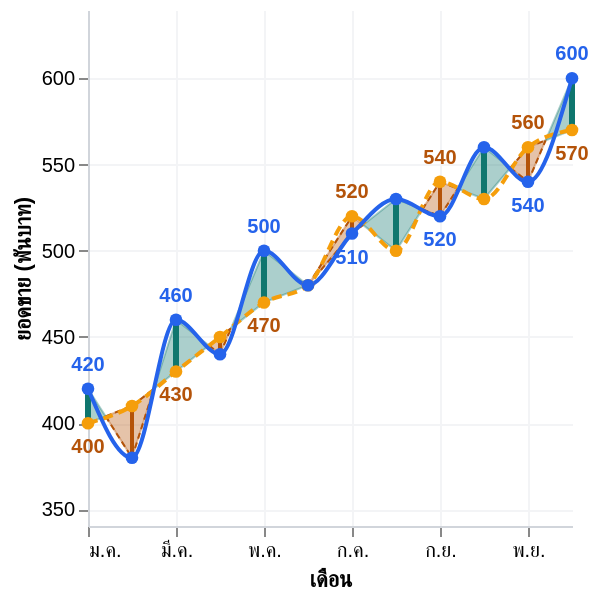

Describe this chart as a Vega-Lite specification.
### Vega-Lite specification from a JSON file in a GitHub repository (floating-point values rounded to 4 significant figures)
{"$schema": "https://vega.github.io/schema/vega-lite/v6.json", "description": "Dual-Line Variance Chart - STATIC TEST variant of dual-line-variance-final.vl.json with inline data.values (the computed Workshop PlotData) for QA/browser testing outside Power BI. Do not paste this file into Deneb - use dual-line-variance-final.vl.json there (data.name=\"dataset\", no inline values).", "width": "container", "height": "container", "autosize": {"type": "fit", "contains": "padding", "resize": true}, "data": {"name": "dataset", "values": [{"Row_Type": "Original", "Category": "ม.ค.", "Sort_Order": 1, "Actual": 420, "Reference": 400, "Plot_Position": 1, "Plot_Actual": 420, "Plot_Reference": 400, "Segment_ID": null, "Run_Sign": null, "Business_Type": "Higher is Good", "Filter_Key": "ม.ค."}, {"Row_Type": "Original", "Category": "ก.พ.", "Sort_Order": 2, "Actual": 380, "Reference": 410, "Plot_Position": 2, "Plot_Actual": 380, "Plot_Reference": 410, "Segment_ID": null, "Run_Sign": null, "Business_Type": "Higher is Good", "Filter_Key": "ก.พ."}, {"Row_Type": "Original", "Category": "มี.ค.", "Sort_Order": 3, "Actual": 460, "Reference": 430, "Plot_Position": 3, "Plot_Actual": 460, "Plot_Reference": 430, "Segment_ID": null, "Run_Sign": null, "Business_Type": "Higher is Good", "Filter_Key": "มี.ค."}, {"Row_Type": "Original", "Category": "เม.ย.", "Sort_Order": 4, "Actual": 440, "Reference": 450, "Plot_Position": 4, "Plot_Actual": 440, "Plot_Reference": 450, "Segment_ID": null, "Run_Sign": null, "Business_Type": "Higher is Good", "Filter_Key": "เม.ย."}, {"Row_Type": "Original", "Category": "พ.ค.", "Sort_Order": 5, "Actual": 500, "Reference": 470, "Plot_Position": 5, "Plot_Actual": 500, "Plot_Reference": 470, "Segment_ID": null, "Run_Sign": null, "Business_Type": "Higher is Good", "Filter_Key": "พ.ค."}, {"Row_Type": "Original", "Category": "มิ.ย.", "Sort_Order": 6, "Actual": 480, "Reference": 480, "Plot_Position": 6, "Plot_Actual": 480, "Plot_Reference": 480, "Segment_ID": null, "Run_Sign": null, "Business_Type": "Higher is Good", "Filter_Key": "มิ.ย."}, {"Row_Type": "Original", "Category": "ก.ค.", "Sort_Order": 7, "Actual": 510, "Reference": 520, "Plot_Position": 7, "Plot_Actual": 510, "Plot_Reference": 520, "Segment_ID": null, "Run_Sign": null, "Business_Type": "Higher is Good", "Filter_Key": "ก.ค."}, {"Row_Type": "Original", "Category": "ส.ค.", "Sort_Order": 8, "Actual": 530, "Reference": 500, "Plot_Position": 8, "Plot_Actual": 530, "Plot_Reference": 500, "Segment_ID": null, "Run_Sign": null, "Business_Type": "Higher is Good", "Filter_Key": "ส.ค."}, {"Row_Type": "Original", "Category": "ก.ย.", "Sort_Order": 9, "Actual": 520, "Reference": 540, "Plot_Position": 9, "Plot_Actual": 520, "Plot_Reference": 540, "Segment_ID": null, "Run_Sign": null, "Business_Type": "Higher is Good", "Filter_Key": "ก.ย."}, {"Row_Type": "Original", "Category": "ต.ค.", "Sort_Order": 10, "Actual": 560, "Reference": 530, "Plot_Position": 10, "Plot_Actual": 560, "Plot_Reference": 530, "Segment_ID": null, "Run_Sign": null, "Business_Type": "Higher is Good", "Filter_Key": "ต.ค."}, {"Row_Type": "Original", "Category": "พ.ย.", "Sort_Order": 11, "Actual": 540, "Reference": 560, "Plot_Position": 11, "Plot_Actual": 540, "Plot_Reference": 560, "Segment_ID": null, "Run_Sign": null, "Business_Type": "Higher is Good", "Filter_Key": "พ.ย."}, {"Row_Type": "Original", "Category": "ธ.ค.", "Sort_Order": 12, "Actual": 600, "Reference": 570, "Plot_Position": 12, "Plot_Actual": 600, "Plot_Reference": 570, "Segment_ID": null, "Run_Sign": null, "Business_Type": "Higher is Good", "Filter_Key": "ธ.ค."}, {"Row_Type": "Boundary", "Category": null, "Sort_Order": null, "Actual": null, "Reference": null, "Plot_Position": 1, "Plot_Actual": 420, "Plot_Reference": 400, "Segment_ID": "0-a", "Run_Sign": 1, "Business_Type": "Higher is Good", "Filter_Key": "ม.ค."}, {"Row_Type": "Crossing", "Category": null, "Sort_Order": null, "Actual": null, "Reference": null, "Plot_Position": 1.4, "Plot_Actual": 404, "Plot_Reference": 404, "Segment_ID": "0-a", "Run_Sign": 1, "Business_Type": "Higher is Good", "Filter_Key": "ม.ค."}, {"Row_Type": "Crossing", "Category": null, "Sort_Order": null, "Actual": null, "Reference": null, "Plot_Position": 1.4, "Plot_Actual": 404, "Plot_Reference": 404, "Segment_ID": "0-b", "Run_Sign": -1, "Business_Type": "Higher is Good", "Filter_Key": "ม.ค."}, {"Row_Type": "Boundary", "Category": null, "Sort_Order": null, "Actual": null, "Reference": null, "Plot_Position": 2, "Plot_Actual": 380, "Plot_Reference": 410, "Segment_ID": "0-b", "Run_Sign": -1, "Business_Type": "Higher is Good", "Filter_Key": "ม.ค."}, {"Row_Type": "Boundary", "Category": null, "Sort_Order": null, "Actual": null, "Reference": null, "Plot_Position": 2, "Plot_Actual": 380, "Plot_Reference": 410, "Segment_ID": "1-a", "Run_Sign": -1, "Business_Type": "Higher is Good", "Filter_Key": "ก.พ."}, {"Row_Type": "Crossing", "Category": null, "Sort_Order": null, "Actual": null, "Reference": null, "Plot_Position": 2.5, "Plot_Actual": 420, "Plot_Reference": 420, "Segment_ID": "1-a", "Run_Sign": -1, "Business_Type": "Higher is Good", "Filter_Key": "ก.พ."}, {"Row_Type": "Crossing", "Category": null, "Sort_Order": null, "Actual": null, "Reference": null, "Plot_Position": 2.5, "Plot_Actual": 420, "Plot_Reference": 420, "Segment_ID": "1-b", "Run_Sign": 1, "Business_Type": "Higher is Good", "Filter_Key": "ก.พ."}, {"Row_Type": "Boundary", "Category": null, "Sort_Order": null, "Actual": null, "Reference": null, "Plot_Position": 3, "Plot_Actual": 460, "Plot_Reference": 430, "Segment_ID": "1-b", "Run_Sign": 1, "Business_Type": "Higher is Good", "Filter_Key": "ก.พ."}, {"Row_Type": "Boundary", "Category": null, "Sort_Order": null, "Actual": null, "Reference": null, "Plot_Position": 3, "Plot_Actual": 460, "Plot_Reference": 430, "Segment_ID": "2-a", "Run_Sign": 1, "Business_Type": "Higher is Good", "Filter_Key": "มี.ค."}, {"Row_Type": "Crossing", "Category": null, "Sort_Order": null, "Actual": null, "Reference": null, "Plot_Position": 3.75, "Plot_Actual": 445, "Plot_Reference": 445, "Segment_ID": "2-a", "Run_Sign": 1, "Business_Type": "Higher is Good", "Filter_Key": "มี.ค."}, {"Row_Type": "Crossing", "Category": null, "Sort_Order": null, "Actual": null, "Reference": null, "Plot_Position": 3.75, "Plot_Actual": 445, "Plot_Reference": 445, "Segment_ID": "2-b", "Run_Sign": -1, "Business_Type": "Higher is Good", "Filter_Key": "มี.ค."}, {"Row_Type": "Boundary", "Category": null, "Sort_Order": null, "Actual": null, "Reference": null, "Plot_Position": 4, "Plot_Actual": 440, "Plot_Reference": 450, "Segment_ID": "2-b", "Run_Sign": -1, "Business_Type": "Higher is Good", "Filter_Key": "มี.ค."}, {"Row_Type": "Boundary", "Category": null, "Sort_Order": null, "Actual": null, "Reference": null, "Plot_Position": 4, "Plot_Actual": 440, "Plot_Reference": 450, "Segment_ID": "3-a", "Run_Sign": -1, "Business_Type": "Higher is Good", "Filter_Key": "เม.ย."}, {"Row_Type": "Crossing", "Category": null, "Sort_Order": null, "Actual": null, "Reference": null, "Plot_Position": 4.25, "Plot_Actual": 455, "Plot_Reference": 455, "Segment_ID": "3-a", "Run_Sign": -1, "Business_Type": "Higher is Good", "Filter_Key": "เม.ย."}, {"Row_Type": "Crossing", "Category": null, "Sort_Order": null, "Actual": null, "Reference": null, "Plot_Position": 4.25, "Plot_Actual": 455, "Plot_Reference": 455, "Segment_ID": "3-b", "Run_Sign": 1, "Business_Type": "Higher is Good", "Filter_Key": "เม.ย."}, {"Row_Type": "Boundary", "Category": null, "Sort_Order": null, "Actual": null, "Reference": null, "Plot_Position": 5, "Plot_Actual": 500, "Plot_Reference": 470, "Segment_ID": "3-b", "Run_Sign": 1, "Business_Type": "Higher is Good", "Filter_Key": "เม.ย."}, {"Row_Type": "Boundary", "Category": null, "Sort_Order": null, "Actual": null, "Reference": null, "Plot_Position": 5, "Plot_Actual": 500, "Plot_Reference": 470, "Segment_ID": "4", "Run_Sign": 1, "Business_Type": "Higher is Good", "Filter_Key": "พ.ค."}, {"Row_Type": "Boundary", "Category": null, "Sort_Order": null, "Actual": null, "Reference": null, "Plot_Position": 6, "Plot_Actual": 480, "Plot_Reference": 480, "Segment_ID": "4", "Run_Sign": 1, "Business_Type": "Higher is Good", "Filter_Key": "พ.ค."}, {"Row_Type": "Boundary", "Category": null, "Sort_Order": null, "Actual": null, "Reference": null, "Plot_Position": 6, "Plot_Actual": 480, "Plot_Reference": 480, "Segment_ID": "5", "Run_Sign": -1, "Business_Type": "Higher is Good", "Filter_Key": "มิ.ย."}, {"Row_Type": "Boundary", "Category": null, "Sort_Order": null, "Actual": null, "Reference": null, "Plot_Position": 7, "Plot_Actual": 510, "Plot_Reference": 520, "Segment_ID": "5", "Run_Sign": -1, "Business_Type": "Higher is Good", "Filter_Key": "มิ.ย."}, {"Row_Type": "Boundary", "Category": null, "Sort_Order": null, "Actual": null, "Reference": null, "Plot_Position": 7, "Plot_Actual": 510, "Plot_Reference": 520, "Segment_ID": "6-a", "Run_Sign": -1, "Business_Type": "Higher is Good", "Filter_Key": "ก.ค."}, {"Row_Type": "Crossing", "Category": null, "Sort_Order": null, "Actual": null, "Reference": null, "Plot_Position": 7.25, "Plot_Actual": 515, "Plot_Reference": 515, "Segment_ID": "6-a", "Run_Sign": -1, "Business_Type": "Higher is Good", "Filter_Key": "ก.ค."}, {"Row_Type": "Crossing", "Category": null, "Sort_Order": null, "Actual": null, "Reference": null, "Plot_Position": 7.25, "Plot_Actual": 515, "Plot_Reference": 515, "Segment_ID": "6-b", "Run_Sign": 1, "Business_Type": "Higher is Good", "Filter_Key": "ก.ค."}, {"Row_Type": "Boundary", "Category": null, "Sort_Order": null, "Actual": null, "Reference": null, "Plot_Position": 8, "Plot_Actual": 530, "Plot_Reference": 500, "Segment_ID": "6-b", "Run_Sign": 1, "Business_Type": "Higher is Good", "Filter_Key": "ก.ค."}, {"Row_Type": "Boundary", "Category": null, "Sort_Order": null, "Actual": null, "Reference": null, "Plot_Position": 8, "Plot_Actual": 530, "Plot_Reference": 500, "Segment_ID": "7-a", "Run_Sign": 1, "Business_Type": "Higher is Good", "Filter_Key": "ส.ค."}, {"Row_Type": "Crossing", "Category": null, "Sort_Order": null, "Actual": null, "Reference": null, "Plot_Position": 8.6, "Plot_Actual": 524, "Plot_Reference": 524, "Segment_ID": "7-a", "Run_Sign": 1, "Business_Type": "Higher is Good", "Filter_Key": "ส.ค."}, {"Row_Type": "Crossing", "Category": null, "Sort_Order": null, "Actual": null, "Reference": null, "Plot_Position": 8.6, "Plot_Actual": 524, "Plot_Reference": 524, "Segment_ID": "7-b", "Run_Sign": -1, "Business_Type": "Higher is Good", "Filter_Key": "ส.ค."}, {"Row_Type": "Boundary", "Category": null, "Sort_Order": null, "Actual": null, "Reference": null, "Plot_Position": 9, "Plot_Actual": 520, "Plot_Reference": 540, "Segment_ID": "7-b", "Run_Sign": -1, "Business_Type": "Higher is Good", "Filter_Key": "ส.ค."}, {"Row_Type": "Boundary", "Category": null, "Sort_Order": null, "Actual": null, "Reference": null, "Plot_Position": 9, "Plot_Actual": 520, "Plot_Reference": 540, "Segment_ID": "8-a", "Run_Sign": -1, "Business_Type": "Higher is Good", "Filter_Key": "ก.ย."}, {"Row_Type": "Crossing", "Category": null, "Sort_Order": null, "Actual": null, "Reference": null, "Plot_Position": 9.4, "Plot_Actual": 536, "Plot_Reference": 536, "Segment_ID": "8-a", "Run_Sign": -1, "Business_Type": "Higher is Good", "Filter_Key": "ก.ย."}, {"Row_Type": "Crossing", "Category": null, "Sort_Order": null, "Actual": null, "Reference": null, "Plot_Position": 9.4, "Plot_Actual": 536, "Plot_Reference": 536, "Segment_ID": "8-b", "Run_Sign": 1, "Business_Type": "Higher is Good", "Filter_Key": "ก.ย."}, {"Row_Type": "Boundary", "Category": null, "Sort_Order": null, "Actual": null, "Reference": null, "Plot_Position": 10, "Plot_Actual": 560, "Plot_Reference": 530, "Segment_ID": "8-b", "Run_Sign": 1, "Business_Type": "Higher is Good", "Filter_Key": "ก.ย."}, {"Row_Type": "Boundary", "Category": null, "Sort_Order": null, "Actual": null, "Reference": null, "Plot_Position": 10, "Plot_Actual": 560, "Plot_Reference": 530, "Segment_ID": "9-a", "Run_Sign": 1, "Business_Type": "Higher is Good", "Filter_Key": "ต.ค."}, {"Row_Type": "Crossing", "Category": null, "Sort_Order": null, "Actual": null, "Reference": null, "Plot_Position": 10.6, "Plot_Actual": 548, "Plot_Reference": 548, "Segment_ID": "9-a", "Run_Sign": 1, "Business_Type": "Higher is Good", "Filter_Key": "ต.ค."}, {"Row_Type": "Crossing", "Category": null, "Sort_Order": null, "Actual": null, "Reference": null, "Plot_Position": 10.6, "Plot_Actual": 548, "Plot_Reference": 548, "Segment_ID": "9-b", "Run_Sign": -1, "Business_Type": "Higher is Good", "Filter_Key": "ต.ค."}, {"Row_Type": "Boundary", "Category": null, "Sort_Order": null, "Actual": null, "Reference": null, "Plot_Position": 11, "Plot_Actual": 540, "Plot_Reference": 560, "Segment_ID": "9-b", "Run_Sign": -1, "Business_Type": "Higher is Good", "Filter_Key": "ต.ค."}, {"Row_Type": "Boundary", "Category": null, "Sort_Order": null, "Actual": null, "Reference": null, "Plot_Position": 11, "Plot_Actual": 540, "Plot_Reference": 560, "Segment_ID": "10-a", "Run_Sign": -1, "Business_Type": "Higher is Good", "Filter_Key": "พ.ย."}, {"Row_Type": "Crossing", "Category": null, "Sort_Order": null, "Actual": null, "Reference": null, "Plot_Position": 11.4, "Plot_Actual": 564, "Plot_Reference": 564, "Segment_ID": "10-a", "Run_Sign": -1, "Business_Type": "Higher is Good", "Filter_Key": "พ.ย."}, {"Row_Type": "Crossing", "Category": null, "Sort_Order": null, "Actual": null, "Reference": null, "Plot_Position": 11.4, "Plot_Actual": 564, "Plot_Reference": 564, "Segment_ID": "10-b", "Run_Sign": 1, "Business_Type": "Higher is Good", "Filter_Key": "พ.ย."}, {"Row_Type": "Boundary", "Category": null, "Sort_Order": null, "Actual": null, "Reference": null, "Plot_Position": 12, "Plot_Actual": 600, "Plot_Reference": 570, "Segment_ID": "10-b", "Run_Sign": 1, "Business_Type": "Higher is Good", "Filter_Key": "พ.ย."}]}, "params": [{"name": "xAxisSortOrders", "expr": "pluck(data('dataset'), 'Sort_Order')"}, {"name": "xAxisCategories", "expr": "pluck(data('dataset'), 'Category')"}, {"name": "xAxisSortExtent", "expr": "extent(xAxisSortOrders)"}, {"name": "xAxisValues", "expr": "isValid(xAxisSortExtent[0]) ? sequence(xAxisSortExtent[0], xAxisSortExtent[1] + 1) : []"}, {"name": "yRawMin", "expr": "min(extent(pluck(data('dataset'), 'Plot_Actual'))[0], extent(pluck(data('dataset'), 'Plot_Reference'))[0])"}, {"name": "yRawMax", "expr": "max(extent(pluck(data('dataset'), 'Plot_Actual'))[1], extent(pluck(data('dataset'), 'Plot_Reference'))[1])"}, {"name": "yPad", "expr": "(yRawMax - yRawMin) * 0.18 || abs(yRawMax) * 0.1 || 1"}, {"name": "yDomainMin", "expr": "isFinite(yRawMin) ? yRawMin - yPad : 0"}, {"name": "yDomainMax", "expr": "isFinite(yRawMax) ? max(yRawMax + yPad, yDomainMin + 1) : 1"}], "layer": [{"name": "variance_area", "transform": [{"filter": "datum.Row_Type == 'Boundary' || datum.Row_Type == 'Crossing'"}], "mark": {"type": "area", "opacity": 0.35, "tooltip": null}, "encoding": {"x": {"field": "Plot_Position", "type": "quantitative"}, "y": {"field": "Plot_Actual", "type": "quantitative"}, "y2": {"field": "Plot_Reference"}, "detail": {"field": "Segment_ID", "type": "nominal"}, "color": {"condition": {"test": "(datum.Business_Type == 'Higher is Good' && datum.Run_Sign > 0) || (datum.Business_Type == 'Lower is Good' && datum.Run_Sign < 0)", "value": "#0F766E"}, "value": "#B45309"}, "stroke": {"condition": {"test": "(datum.Business_Type == 'Higher is Good' && datum.Run_Sign > 0) || (datum.Business_Type == 'Lower is Good' && datum.Run_Sign < 0)", "value": "#0F766E"}, "value": "#B45309"}, "strokeWidth": {"value": 1}}}, {"name": "bad_area_border_actual", "transform": [{"filter": "(datum.Row_Type == 'Boundary' || datum.Row_Type == 'Crossing') && !((datum.Business_Type == 'Higher is Good' && datum.Run_Sign > 0) || (datum.Business_Type == 'Lower is Good' && datum.Run_Sign < 0))"}], "mark": {"type": "line", "color": "#B45309", "strokeWidth": 1, "strokeDash": [3, 2], "point": false, "tooltip": null}, "encoding": {"x": {"field": "Plot_Position", "type": "quantitative"}, "y": {"field": "Plot_Actual", "type": "quantitative"}, "detail": {"field": "Segment_ID", "type": "nominal"}}}, {"name": "bad_area_border_reference", "transform": [{"filter": "(datum.Row_Type == 'Boundary' || datum.Row_Type == 'Crossing') && !((datum.Business_Type == 'Higher is Good' && datum.Run_Sign > 0) || (datum.Business_Type == 'Lower is Good' && datum.Run_Sign < 0))"}], "mark": {"type": "line", "color": "#B45309", "strokeWidth": 1, "strokeDash": [3, 2], "point": false, "tooltip": null}, "encoding": {"x": {"field": "Plot_Position", "type": "quantitative"}, "y": {"field": "Plot_Reference", "type": "quantitative"}, "detail": {"field": "Segment_ID", "type": "nominal"}}}, {"name": "connector_rule", "transform": [{"filter": "datum.Row_Type == 'Original'"}], "mark": {"type": "rule", "tooltip": null}, "encoding": {"x": {"field": "Plot_Position", "type": "quantitative"}, "y": {"field": "Plot_Actual", "type": "quantitative"}, "y2": {"field": "Plot_Reference"}, "color": {"condition": {"test": "(datum.Business_Type == 'Higher is Good' && datum.Plot_Actual > datum.Plot_Reference) || (datum.Business_Type == 'Lower is Good' && datum.Plot_Actual < datum.Plot_Reference)", "value": "#0F766E"}, "value": "#B45309"}, "strokeWidth": {"condition": {"test": "(datum.Business_Type == 'Higher is Good' && datum.Plot_Actual > datum.Plot_Reference) || (datum.Business_Type == 'Lower is Good' && datum.Plot_Actual < datum.Plot_Reference)", "value": 3}, "value": 2}, "opacity": {"condition": {"test": "((isDefined(datum.Actual__highlightStatus) && datum.Actual__highlightStatus != 'neutral') || (isDefined(datum.Reference__highlightStatus) && datum.Reference__highlightStatus != 'neutral')) && !((isDefined(datum.Actual__highlightStatus) && datum.Actual__highlightStatus == 'on' && isDefined(datum.Actual__highlight) && datum.Actual__highlight === datum.Actual) || (isDefined(datum.Reference__highlightStatus) && datum.Reference__highlightStatus == 'on' && isDefined(datum.Reference__highlight) && datum.Reference__highlight === datum.Reference))", "value": 0.5}, "value": 1}}}, {"name": "line_reference", "transform": [{"filter": "datum.Row_Type == 'Original'"}], "mark": {"type": "line", "interpolate": "monotone", "color": "#F59E0B", "strokeWidth": 2, "strokeDash": [5, 3], "point": false, "tooltip": null}, "encoding": {"x": {"field": "Plot_Position", "type": "quantitative"}, "y": {"field": "Plot_Reference", "type": "quantitative"}}}, {"name": "line_actual", "transform": [{"filter": "datum.Row_Type == 'Original'"}], "mark": {"type": "line", "interpolate": "monotone", "color": "#2563EB", "strokeWidth": 2, "point": false, "tooltip": null}, "encoding": {"x": {"field": "Plot_Position", "type": "quantitative", "title": "เดือน", "axis": {"values": {"expr": "xAxisValues"}, "labelExpr": "indexof(xAxisSortOrders, datum.value) >= 0 ? xAxisCategories[indexof(xAxisSortOrders, datum.value)] : ''", "labelLimit": 120, "labelOverlap": "greedy", "labelAngle": 0}}, "y": {"field": "Plot_Actual", "type": "quantitative", "title": "ยอดขาย (พันบาท)", "scale": {"domain": [{"expr": "yDomainMin"}, {"expr": "yDomainMax"}], "zero": false, "nice": false}}}}, {"name": "point_reference", "transform": [{"filter": "datum.Row_Type == 'Original'"}], "mark": {"type": "point", "filled": true, "size": 40, "color": "#F59E0B", "tooltip": null}, "encoding": {"x": {"field": "Plot_Position", "type": "quantitative"}, "y": {"field": "Plot_Reference", "type": "quantitative"}, "opacity": {"condition": {"test": "(isDefined(datum.Reference__highlightStatus) && (datum.Reference__highlightStatus == 'off' || (datum.Reference__highlightStatus == 'on' && isDefined(datum.Reference__highlight) && datum.Reference__highlight !== datum.Reference)))", "value": 0.5}, "value": 1}}}, {"name": "point_actual_hit_target", "transform": [{"filter": "datum.Row_Type == 'Original'"}, {"calculate": "datum.Plot_Actual - datum.Plot_Reference", "as": "Variance"}, {"calculate": "format(datum.Variance, '+,.0f')", "as": "VarianceLabel"}, {"calculate": "datum.Plot_Reference == 0 ? 'N/A (เป้าหมาย = 0)' : format(datum.Variance / datum.Plot_Reference, '+.1%')", "as": "VariancePercentLabel"}], "mark": {"type": "point", "filled": true, "size": 40, "color": "#2563EB"}, "encoding": {"x": {"field": "Plot_Position", "type": "quantitative"}, "y": {"field": "Plot_Actual", "type": "quantitative"}, "opacity": {"condition": {"test": "(isDefined(datum.Actual__highlightStatus) && (datum.Actual__highlightStatus == 'off' || (datum.Actual__highlightStatus == 'on' && isDefined(datum.Actual__highlight) && datum.Actual__highlight !== datum.Actual)))", "value": 0.5}, "value": 1}, "tooltip": [{"field": "Category", "type": "nominal", "title": "เดือน"}, {"field": "Plot_Actual", "type": "quantitative", "title": "ยอดขายจริง", "format": ",.0f"}, {"field": "Plot_Reference", "type": "quantitative", "title": "เป้าหมาย", "format": ",.0f"}, {"field": "VarianceLabel", "type": "nominal", "title": "ผลต่าง"}, {"field": "VariancePercentLabel", "type": "nominal", "title": "ผลต่าง %"}]}}, {"name": "label_actual", "transform": [{"filter": "datum.Row_Type == 'Original'"}, {"calculate": "length(format(datum.Plot_Actual, ',.0f'))", "as": "lenA"}, {"calculate": "length(format(datum.Plot_Reference, ',.0f'))", "as": "lenR"}, {"calculate": "max(datum.lenA, datum.lenR)", "as": "maxLen"}, {"joinaggregate": [{"op": "max", "field": "maxLen", "as": "globalMaxLen"}, {"op": "count", "field": "Plot_Actual", "as": "n"}, {"op": "max", "field": "Sort_Order", "as": "lastSort"}]}, {"calculate": "max(1, ceil((datum.globalMaxLen * 10 * 0.62 + 14) / (width / datum.n)))", "as": "labelStep"}, {"calculate": "(datum.Sort_Order - 1) % datum.labelStep == 0 || datum.Sort_Order == datum.lastSort", "as": "showLabel"}, {"filter": "datum.showLabel"}], "mark": {"type": "text", "dy": {"expr": "datum.Plot_Actual >= datum.Plot_Reference ? -12 : 12"}, "fontSize": 10, "fontWeight": "bold", "color": "#2563EB", "tooltip": null}, "encoding": {"x": {"field": "Plot_Position", "type": "quantitative"}, "y": {"field": "Plot_Actual", "type": "quantitative"}, "text": {"field": "Plot_Actual", "type": "quantitative", "format": ",.0f"}, "opacity": {"condition": {"test": "(isDefined(datum.Actual__highlightStatus) && (datum.Actual__highlightStatus == 'off' || (datum.Actual__highlightStatus == 'on' && isDefined(datum.Actual__highlight) && datum.Actual__highlight !== datum.Actual)))", "value": 0.5}, "value": 1}}}, {"name": "label_reference", "transform": [{"filter": "datum.Row_Type == 'Original'"}, {"calculate": "length(format(datum.Plot_Actual, ',.0f'))", "as": "lenA"}, {"calculate": "length(format(datum.Plot_Reference, ',.0f'))", "as": "lenR"}, {"calculate": "max(datum.lenA, datum.lenR)", "as": "maxLen"}, {"joinaggregate": [{"op": "max", "field": "maxLen", "as": "globalMaxLen"}, {"op": "count", "field": "Plot_Reference", "as": "n"}, {"op": "max", "field": "Sort_Order", "as": "lastSort"}]}, {"calculate": "max(1, ceil((datum.globalMaxLen * 10 * 0.62 + 14) / (width / datum.n)))", "as": "labelStep"}, {"calculate": "(datum.Sort_Order - 1) % datum.labelStep == 0 || datum.Sort_Order == datum.lastSort", "as": "showLabel"}, {"filter": "datum.showLabel"}], "mark": {"type": "text", "dy": {"expr": "datum.Plot_Actual >= datum.Plot_Reference ? 12 : -12"}, "fontSize": 10, "fontWeight": "bold", "color": "#B45309", "tooltip": null}, "encoding": {"x": {"field": "Plot_Position", "type": "quantitative"}, "y": {"field": "Plot_Reference", "type": "quantitative"}, "text": {"field": "Plot_Reference", "type": "quantitative", "format": ",.0f"}, "opacity": {"condition": {"test": "(isDefined(datum.Reference__highlightStatus) && (datum.Reference__highlightStatus == 'off' || (datum.Reference__highlightStatus == 'on' && isDefined(datum.Reference__highlight) && datum.Reference__highlight !== datum.Reference)))", "value": 0.5}, "value": 1}}}], "resolve": {"scale": {"y": "shared", "x": "shared"}}, "config": {"view": {"stroke": null}, "axis": {"domainColor": "#D1D5DB", "gridColor": "#F3F4F6"}}}
